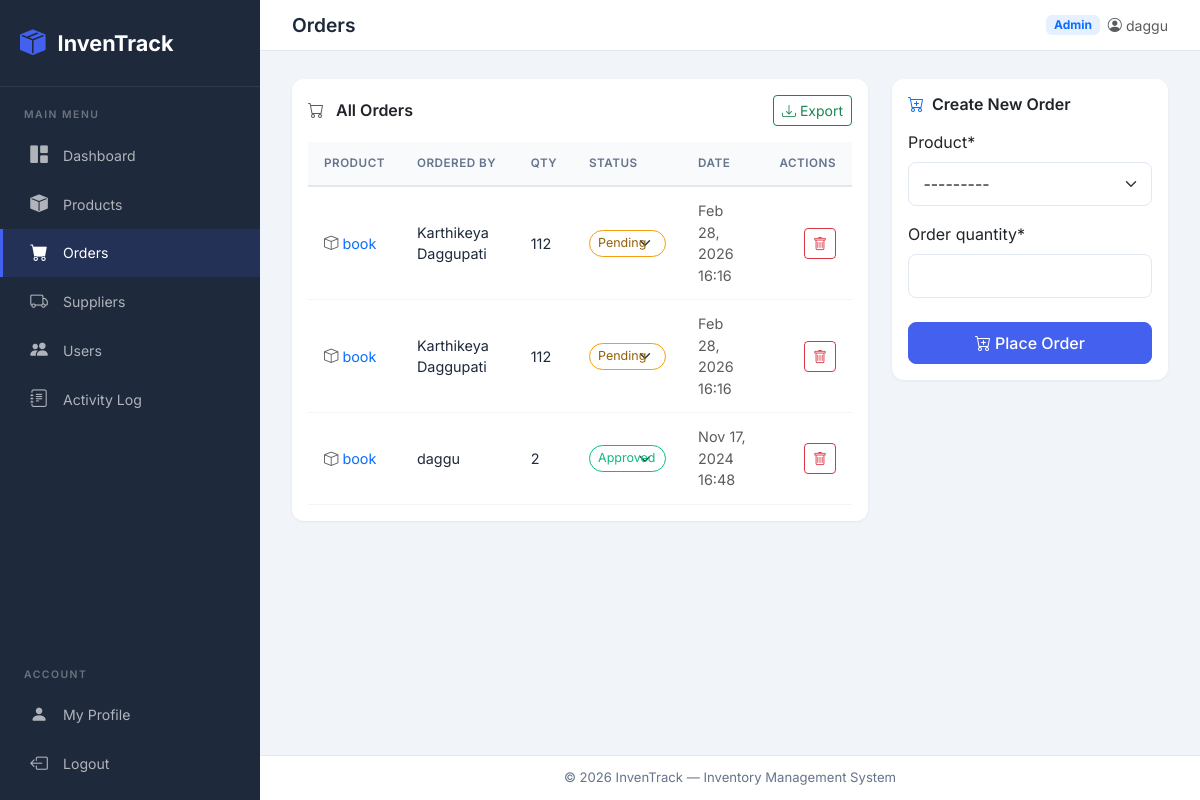
Screenshot of /orders/ (signed in) with the database file from the repository.
### inventory/models.py (models this page shows, shortened)
class Order(models.Model):
    product = models.ForeignKey(Product, on_delete=models.CASCADE, null=True)
    created_by = models.ForeignKey(User, on_delete=models.CASCADE, null=True)
    order_quantity = models.PositiveIntegerField(null=True)
    status = models.CharField(max_length=20, choices=ORDER_STATUS, default='Pending')
    date = models.DateTimeField(auto_now_add=True)

class Product(models.Model):
    name = models.CharField(max_length=100, null=True)
    category = models.CharField(max_length=20, choices=CATEGORY, null=True)
    quantity = models.PositiveIntegerField(null=True)
    description = models.CharField(max_length=200, null=True, blank=True)
    supplier = models.ForeignKey(
        Supplier, on_delete=models.SET_NULL, null=True, blank=True, related_name='products'
    )
    def __str__(self):
        return self.name

### inventory/views.py (the view)
# urls.py: path('orders/', views.orders, name='orders'),
@login_required
def orders(request):
    if request.user.is_staff and request.user.is_superuser:
        all_orders = Order.objects.select_related('product', 'created_by').all().order_by('-date')
    else:
        all_orders = Order.objects.select_related('product', 'created_by').filter(
            created_by=request.user
        ).order_by('-date')
    if request.method == 'POST':
        form = OrderForm(request.POST)
        if form.is_valid():
            instance = form.save(commit=False)
            instance.created_by = request.user
            instance.save()
            _log(request.user, 'ORDER_CREATED',
                 f'Created order for "{instance.product}" (qty: {instance.order_quantity})')
            messages.success(request, 'Order created successfully!')
            return redirect('orders')
    else:
        form = OrderForm()
    paginator = Paginator(all_orders, 10)
    page_obj = paginator.get_page(request.GET.get('page'))
    context = {
        'title': 'Orders',
        'orders': page_obj,
        'form': form,
        'page_obj': page_obj,
    }
    return render(request, 'orders.html', context)

### inventory/forms.py
class OrderForm(forms.ModelForm):
    class Meta:
        model = Order
        fields = ['product', 'order_quantity']

### inventory/templates/orders.html (shortened to what this page needs)
{% extends 'base.html' %}
{% load crispy_forms_tags %}
{% block content %}
<div class="row g-4">
  <div class="col-lg-8">
    <div class="card">
      <div class="card-body">
        <div class="d-flex justify-content-between align-items-center mb-3 flex-wrap gap-2">
          <h6 class="fw-semibold mb-0">
            <i class="bi bi-cart me-2 text-muted"></i>
            {% if user.is_superuser %}All Orders{% else %}My Orders{% endif %}
          </h6>
          <a href="{% url 'export-orders' %}" class="btn btn-sm btn-outline-success" title="Export CSV">
            <i class="bi bi-download me-1"></i>Export
          </a>
        </div>
        <div class="table-responsive">
          <table class="table">
            <thead>
              <tr>
                <th>Product</th>
                <th>Ordered By</th>
                <th>Qty</th>
                <th>Status</th>
                <th>Date</th>
                {% if user.is_superuser %}<th class="text-end">Actions</th>{% endif %}
              </tr>
            </thead>
            <tbody>
              {% for order in orders %}
              <tr>
                <td>
                  <a href="{% url 'product-detail' order.product.pk %}" class="text-decoration-none">
                    <i class="bi bi-box me-1 text-muted"></i>{{ order.product }}
                  </a>
                </td>
                <td>{{ order.created_by.get_full_name|default:order.created_by.username }}</td>
                <td>{{ order.order_quantity }}</td>
                <td>
                  {% if user.is_superuser %}
                  <form method="POST" action="{% url 'order-update-status' order.pk %}" class="d-inline">
                    <select name="status" class="form-select form-select-sm d-inline-block"
                      style="width:auto;font-size:.78rem;padding:.2rem .5rem;border-radius:50px;
                      {% if order.status == 'Approved' %}border-color:#10b981;color:#10b981;{% elif order.status == 'Pending' %}border-color:#f59e0b;color:#92600a;{% elif order.status == 'Delivered' %}border-color:#06b6d4;color:#06b6d4;{% else %}border-color:#ef4444;color:#ef4444;{% endif %}"
                      onchange="this.form.submit()">
                      <option value="Pending" {% if order.status == 'Pending' %}selected{% endif %}>Pending</option>
                      <option value="Approved" {% if order.status == 'Approved' %}selected{% endif %}>Approved</option>
                    </select>
                  </form>
                  {% else %}
                  <span
                    class="badge badge-status {% if order.status == 'Approved' %}bg-success{% elif order.status == 'Pending' %}bg-warning text-dark{% elif order.status == 'Delivered' %}bg-info{% else %}bg-danger{% endif %}">
                    {{ order.status }}
                  </span>
                  {% endif %}
                </td>
                <td class="text-muted">{{ order.date|date:"M d, Y H:i" }}</td>
                {% if user.is_superuser %}
                <td class="text-end">
                  <a href="{% url 'order-delete' order.pk %}" class="btn btn-sm btn-outline-danger" title="Delete">
                    <i class="bi bi-trash"></i>
                  </a>
                </td>
                {% endif %}
              </tr>
              {% endfor %}
            </tbody>
          </table>
        </div>
      </div>
    </div>
  </div>
  <div class="col-lg-4">
    <div class="card">
      <div class="card-body">
        <h6 class="fw-semibold mb-3"><i class="bi bi-cart-plus me-2 text-primary"></i>Create New Order</h6>
        <form method="POST">
          {{ form|crispy }}
          <button type="submit" class="btn btn-primary w-100 mt-2">
            <i class="bi bi-cart-plus me-1"></i>Place Order
          </button>
        </form>
      </div>
    </div>
  </div>
</div>
{% endblock %}

### inventory/templates/base.html (shortened to what this page needs)
<!DOCTYPE html>
<html lang="en">
<head>
  <link href="https://cdn.jsdelivr.net/npm/bootstrap@5.3.2/dist/css/bootstrap.min.css" rel="stylesheet">
  <link href="https://cdn.jsdelivr.net/npm/bootstrap-icons@1.11.3/font/bootstrap-icons.css" rel="stylesheet">
</head>
<body>
  {% block body %}
  <aside class="sidebar" id="sidebar">
    <div class="brand">
      <i class="bi bi-box-seam-fill"></i>
      <span>InvenTrack</span>
    </div>
    <div class="nav-section">
      <div class="nav-section-title">Main Menu</div>
      <nav>
        <a href="{% url 'dash' %}" class="nav-link {% if title == 'Dashboard' %}active{% endif %}">
          <i class="bi bi-grid-1x2-fill"></i> Dashboard
        </a>
        <a href="{% url 'products' %}"
          class="nav-link {% if title == 'Products' or title == 'Edit Product' %}active{% endif %}">
          <i class="bi bi-box-fill"></i> Products
        </a>
        <a href="{% url 'orders' %}" class="nav-link {% if title == 'Orders' %}active{% endif %}">
          <i class="bi bi-cart-fill"></i> Orders
        </a>
        {% if user.is_staff and user.is_superuser %}
        <a href="{% url 'suppliers' %}"
          class="nav-link {% if 'Supplier' in title %}active{% endif %}">
          <i class="bi bi-truck"></i> Suppliers
        </a>
        <a href="{% url 'users' %}" class="nav-link {% if title == 'Users' %}active{% endif %}">
          <i class="bi bi-people-fill"></i> Users
        </a>
        <a href="{% url 'activity-log' %}" class="nav-link {% if title == 'Activity Log' %}active{% endif %}">
          <i class="bi bi-journal-text"></i> Activity Log
        </a>
        {% endif %}
      </nav>
    </div>
    <div class="nav-section mt-auto">
      <div class="nav-section-title">Account</div>
      <nav>
        <a href="{% url 'user' %}" class="nav-link {% if title == 'Profile' %}active{% endif %}">
          <i class="bi bi-person-fill"></i> My Profile
        </a>
        <a href="{% url 'logout' %}" class="nav-link">
          <i class="bi bi-box-arrow-left"></i> Logout
        </a>
      </nav>
    </div>
  </aside>
  <main class="main-content">
    <div class="top-bar">
      <div class="d-flex align-items-center gap-3">
        <h1 class="page-title">{% block page_title %}{{ title }}{% endblock %}</h1>
      </div>
      <div class="d-flex align-items-center gap-2">
        {% if user.is_superuser %}
        <span class="badge bg-primary bg-opacity-10 text-primary" style="font-size:.75rem;">Admin</span>
        {% endif %}
        <span class="text-muted" style="font-size:.88rem;">
          <i class="bi bi-person-circle me-1"></i>{{ user.get_full_name|default:user.username }}
        </span>
      </div>
    </div>
    <div class="content-area">
      {% block content %}{% endblock %}
    </div>
    <footer class="main-footer">
      &copy; 2026 InvenTrack &mdash; Inventory Management System
    </footer>
  </main>
  {% endblock body %}
</body>
</html>

### inventory/templates/base.html (style rules this page uses)
:root { --sidebar-w: 260px; --sidebar-bg: #1e293b; --sidebar-hover: #334155; --primary: #4361ee; --primary-light: #6366f1; --bg-main: #f1f5f9; --text-dark: #1e293b; --text-muted: #64748b; --success: #10b981; --warning: #f59e0b; --danger: #ef4444; --info: #06b6d4; }
* { font-family: 'Inter', sans-serif; }
body { background: var(--bg-main); min-height: 100vh; }
.sidebar { width: var(--sidebar-w); background: var(--sidebar-bg); min-height: 100vh; position: fixed; top: 0; left: 0; z-index: 1000; transition: transform .3s ease; display: flex; flex-direction: column; }
.sidebar .brand { padding: 1.5rem 1.25rem; color: #fff; font-size: 1.35rem; font-weight: 700; border-bottom: 1px solid rgba(255, 255, 255, .08); display: flex; align-items: center; gap: .75rem; }
.sidebar .brand i { font-size: 1.6rem; color: var(--primary); }
.sidebar .nav-section { padding: .75rem 0; }
.sidebar .nav-section-title { padding: .5rem 1.5rem; font-size: .65rem; text-transform: uppercase; letter-spacing: 1.5px; color: rgba(255, 255, 255, .35); font-weight: 600; }
.sidebar .nav-link { color: rgba(255, 255, 255, .65); padding: .7rem 1.5rem; display: flex; align-items: center; gap: .75rem; transition: all .2s; border-left: 3px solid transparent; font-size: .88rem; text-decoration: none; }
.sidebar .nav-link.active { color: #fff; background: rgba(67, 97, 238, .15); border-left-color: var(--primary); }
.sidebar .nav-link i { font-size: 1.1rem; width: 24px; text-align: center; }
.main-content { margin-left: var(--sidebar-w); min-height: 100vh; display: flex; flex-direction: column; }
.top-bar { background: #fff; padding: .85rem 2rem; border-bottom: 1px solid #e2e8f0; display: flex; justify-content: space-between; align-items: center; position: sticky; top: 0; z-index: 500; }
.top-bar .page-title { font-size: 1.2rem; font-weight: 600; color: var(--text-dark); margin: 0; }
.content-area { padding: 1.75rem 2rem; flex: 1; }
.card { border: none; border-radius: 12px; box-shadow: 0 1px 3px rgba(0, 0, 0, .06); transition: box-shadow .2s; }
.table { margin: 0; }
.table thead th { background: #f8fafc; font-size: .73rem; text-transform: uppercase; letter-spacing: .5px; color: var(--text-muted); font-weight: 600; border-bottom: 2px solid #e2e8f0; padding: .8rem 1rem; }
.table tbody td { padding: .8rem 1rem; vertical-align: middle; color: var(--text-dark); border-bottom: 1px solid #f1f5f9; font-size: .9rem; }
.btn-primary { background: var(--primary); border-color: var(--primary); border-radius: 8px; padding: .5rem 1.25rem; font-weight: 500; }
.form-control, .form-select { border-radius: 8px; border: 1.5px solid #e2e8f0; padding: .55rem .9rem; }
.main-footer { background: #fff; padding: .75rem 2rem; border-top: 1px solid #e2e8f0; color: var(--text-muted); font-size: .82rem; text-align: center; }

### rows the page displays
Order: product "book", created_by.get_full_name "Karthikeya Daggupati", order_quantity "112", status "Pending", date "Feb 28, 2026 16:16"
Order: product "book", created_by.get_full_name "Karthikeya Daggupati", order_quantity "112", status "Pending", date "Feb 28, 2026 16:16"
Order: product "book", created_by.get_full_name "daggu", order_quantity "2", status "Approved", date "Nov 17, 2024 16:48"

### other values shown
{{ title }} "Orders"
{{ user.get_full_name|default:user.username }} "daggu"
